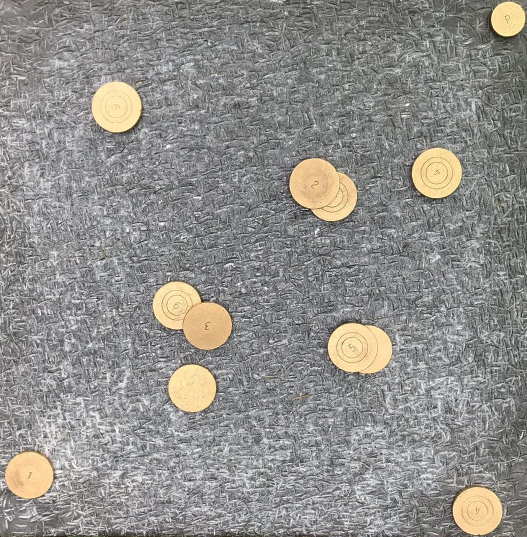
#> input picture palet_detector/input/photo1.jpeg, 1054 x 1074 px (shown at 1/2 size)
$ python max_entropy.py   (older library calls are emulated)
#> lines starting #> are read from the running program, lines starting #| are printed output that depends on the picture; after the words box and inside, x2 and y2 are one past the last pixel; in counts of white or black regions, pixels touching at a corner belong together
import math

import cv2
import numpy
from matplotlib import pyplot
from scipy.spatial import distance

MID_COLOR = (120, 120, 120)


def binarize_image(image):
    threshold = _get_threshold(image)
    image[image < threshold] = 0
    image[image >= threshold] = 255
    return image


def _get_threshold(image):
    pixel_intensity_histogram = numpy.histogram(image, bins=256, range=(0, 256))[0]
    threshold = _max_entropy(pixel_intensity_histogram)

    # pyplot.plot(pixel_intensity_histogram)
    # pyplot.axvline(x=threshold, color='r')
    # pyplot.show()
    return threshold


def _max_entropy(histogram):
    """
    "A New Method for Gray-Level Picture Thresholding Using the Entropy of the Histogram"
    Kapur J.N., Sahoo P.K., and Wong A.K.C. (1985)
    https://github.com/zenr/ippy/blob/master/segmentation/max_entropy.py
    :param histogram: Sequence representing the histogram of the image
    :return threshold: Resulting maximum entropy threshold
    """
    cdf = histogram.astype(numpy.float).cumsum()
    non_null_bin_indexes = numpy.nonzero(histogram)[0]

    max_entropy, best_threshold = 0, 0
    for i in range(len(non_null_bin_indexes)):
        dark_histogram = histogram[non_null_bin_indexes[:i + 1]]
        number_of_pixel_in_dark_histogram = cdf[non_null_bin_indexes[i]]
        dark_entropy = _compute_entropy(dark_histogram, number_of_pixel_in_dark_histogram)

        bright_histogram = histogram[non_null_bin_indexes[i + 1:]]
        number_of_pixel_in_bright_histogram = cdf[-1] - cdf[non_null_bin_indexes[i]]
        bright_entropy = _compute_entropy(bright_histogram, number_of_pixel_in_bright_histogram)

        entropy = dark_entropy + bright_entropy
        if entropy > max_entropy:
            max_entropy, best_threshold = entropy, i + 1
    return best_threshold


def _compute_entropy(histogram, number_of_pixel_in_histogram):
    probability_density_function = histogram / number_of_pixel_in_histogram
    return -numpy.sum(probability_density_function * numpy.log(probability_density_function))


## Read image
img = cv2.imread('./input/photo1.jpeg')
#> img is the input picture: shape (1074, 1054, 3); mean B, G, R 138.9, 142.6, 144.6

## Convert HSV and gray
hsv = cv2.cvtColor(img, cv2.COLOR_BGR2HSV)
#> hsv: shape (1074, 1054, 3); mean H, S, V 76.4, 12.2, 146.2
gray = cv2.cvtColor(hsv, cv2.COLOR_BGR2GRAY)
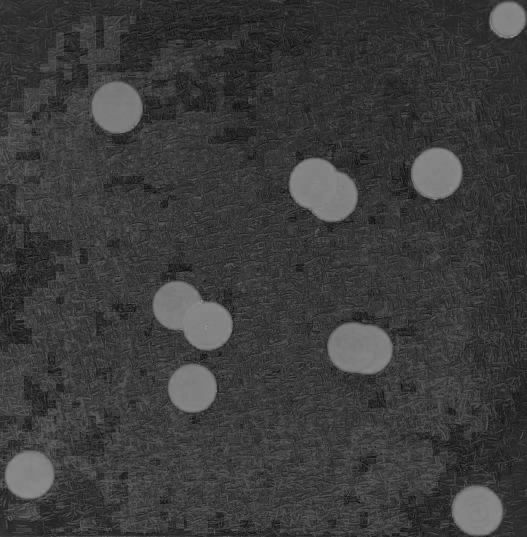
#> gray: shape (1074, 1054) (shown at 1/2 size); min 2, max 178, mean 59.6

## Binarize image
bin_img = binarize_image(gray)
#> in _get_threshold, `pixel_intensity_histogram = numpy.histogram(image, bins=256, range=(0,..`: pixel_intensity_histogram = 256 values, max 34783 at index 50, min 0 at index 0, mean 4421.9
#> in _max_entropy, `cdf = histogram.astype(numpy.float).cumsum()`: cdf = 256 values from 0 to 1131996
#> in _max_entropy, `non_null_bin_indexes = numpy.nonzero(histogram)[0]`: non_null_bin_indexes = 171 values from 2 to 178
#> the loop in _max_entropy, `for i in range(len(non_null_bin_indexes)):` made 171 passes
#> (dark_histogram, number_of_pixel_in_dark_histogram, dark_entropy, number_of_pixel_in_bright_histogram, bright_entropy, entropy, max_entropy) on passes 1 to 6: ([1], 1, 0, 1131995, 4.16, 4.16, 4.16), ([1, 1], 2, 0.693, 1131994, 4.16, 4.86, 4.86), ([1, 1, 2], 4, 1.04, 1131992, 4.16, 5.2, 5.2), ([1, 1, 2, 2], 6, 1.33, 1131990, 4.16, 5.49, 5.49), ([1, 1, 2, 2, 5], 11, 1.41, 1131985, 4.16, 5.58, 5.58), ([1, 1, 2, 2, 5, 3], 14, 1.63, 1131982, 4.16, 5.79, 5.79)
#> (dark_histogram, number_of_pixel_in_dark_histogram, dark_entropy, number_of_pixel_in_bright_histogram, bright_entropy, entropy, max_entropy) on passes 10, 12, 13, 15, 16: ([1, 1, 2, 2, 5, 3, 7, 17, 25, 29], 92, 1.76, 1131904, 4.16, 5.92, 5.92), ([1, 1, 2, 2, 5, 3, 7, 17, 25, 29, 65, 83], 240, 1.76, 1131756, 4.16, 5.93, 5.93), ([1, 1, 2, 2, 5, 3, 7, 17, 25, 29, 65, 83, 96], 336, 1.86, 1131660, 4.16, 6.02, 6.02), ([1, 1, 2, 2, 5, 3, 7, 17, 25, 29, 65, 83, 96, 203, 223], 762, 1.89, 1131234, 4.16, 6.05, 6.05), ([1, 1, 2, 2, 5, 3, 7, 17, 25, 29, 65, 83, 96, 203, 223, 299], 1061, 1.95, 1130935, 4.16, 6.11, 6.11)
#> after the loop in _max_entropy, `for i in range(len(non_null_bin_indexes)):`: best_threshold = 74; max_entropy = 7.44
#> in _get_threshold, `threshold = _max_entropy(pixel_intensity_histogram)`: threshold = 74
#> in binarize_image, `image[image < threshold] = 0`:
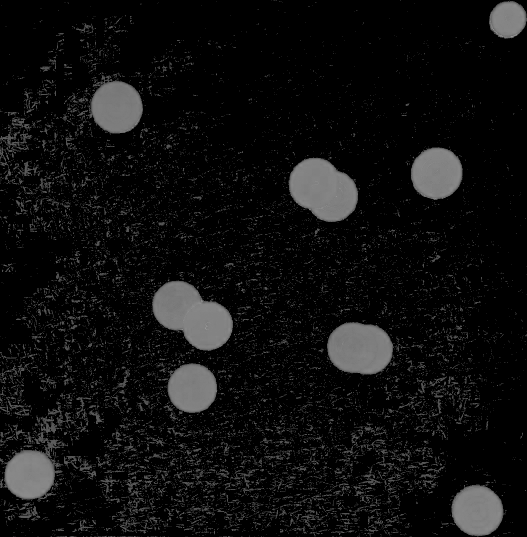
#> image: shape (1074, 1054) (shown at 1/2 size); min 0, max 178, mean 15.1
#> in binarize_image, `image[image >= threshold] = 255`:
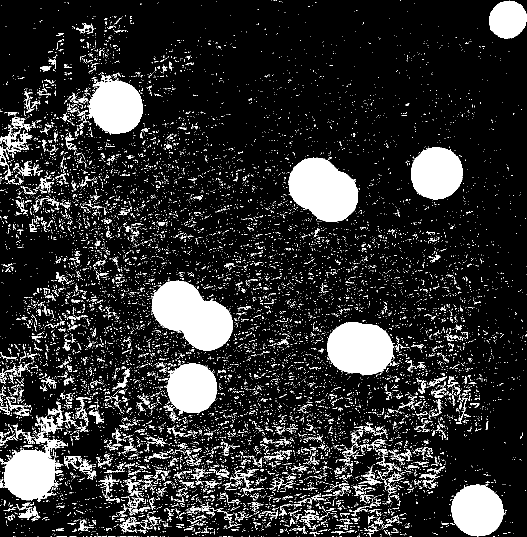
#> image: shape (1074, 1054) (shown at 1/2 size); 14.7% white; 13427 white regions (12695 under 20 px), largest, box (x1, y1, x2, y2) and area: (304, 561, 466, 702) 14547, (577, 315, 716, 445) 12918, (654, 644, 790, 752) 11172

## Blur image
non_noised = cv2.fastNlMeansDenoising(bin_img)
blurred = cv2.medianBlur(non_noised, 27)
#> blurred: shape (1074, 1054); 7.7% white; 16 white regions (3 under 20 px)

## Find contours
blurred, contours, hierarchy = cv2.findContours(blurred, cv2.RETR_TREE, cv2.CHAIN_APPROX_SIMPLE)
#> contours = 16 contours, 3 with area under 20; largest, box (x1, y1, x2, y2) and area: (304, 561, 467, 701) 14475, (577, 316, 716, 444) 12635, (653, 645, 789, 749) 11045, (4, 881, 116, 1005) 9210, (175, 157, 285, 267) 9008
palet_area = [cv2.contourArea(c) for c in contours]
#> palet_area = [0, 1, 48, 8165.5, 9209.5, 498.5, 7931, 11045, 14475, 12635, 8238.5, 122.5, 5.5, 156.5, 9008.5, 4146.5]
sorted_area = sorted(zip(palet_area, contours), key=lambda x: x[0], reverse=True)
#> sorted_area = 16 items
largest_contours = [area[1] for area in sorted_area if area[0] > 2000]
#> largest_contours = 9 contours; largest, box (x1, y1, x2, y2) and area: (304, 561, 467, 701) 14475, (577, 316, 716, 444) 12635, (653, 645, 789, 749) 11045, (4, 881, 116, 1005) 9210, (175, 157, 285, 267) 9008
cv2.drawContours(blurred, largest_contours, -1, MID_COLOR, thickness=7)
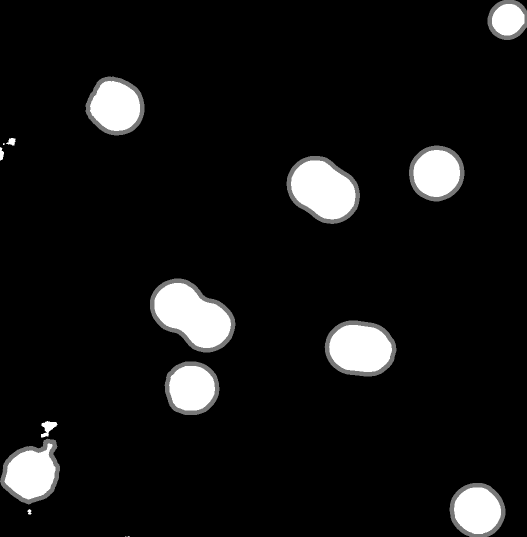
#> blurred: shape (1074, 1054) (shown at 1/2 size); min 0, max 255, mean 19.2

## Find centers
centers = []
for contour in largest_contours:
    cX, cY = int(contour[:, :, 0].mean()), int(contour[:, :, 1].mean())
    cv2.circle(blurred, (cX, cY), 7, MID_COLOR, -1)
    centers.append((cX, cY))
#> this loop made 9 passes
#> (cX, cY) on passes 1 to 9: (385, 629), (644, 381), (719, 696), (64, 940), (228, 208), (872, 348), (955, 1020), (380, 775), (1010, 39)
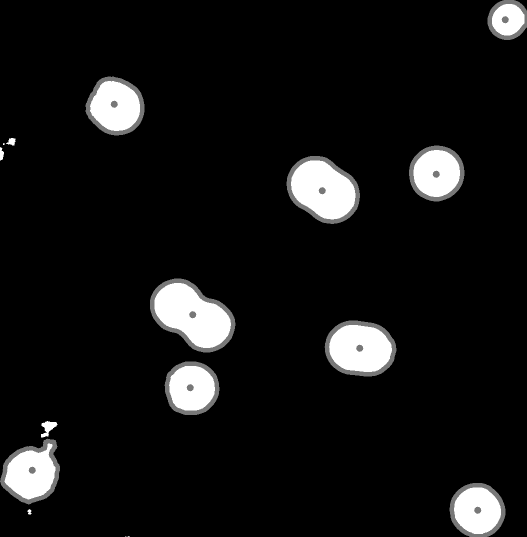
#> blurred: shape (1074, 1054) (shown at 1/2 size); 0.12% of pixels changed, all inside (x1, y1, x2, y2) = (57, 32, 1018, 1028)
#> after the loop, centers = [(385, 629), (644, 381), (719, 696), (64, 940), (228, 208), (872, 348), (955, 1020), (380, 775), (1010, 39)]

## Compute dist
min_dist = math.inf
for center in centers[:-1]:
    cv2.line(blurred, center, centers[-1], MID_COLOR, 2)
    dist = distance.euclidean(center, centers[-1])
    if min_dist > dist:
        min_dist = dist
        min_dist_center = center
    cv2.putText(blurred, '{:.1f}in'.format(dist), center, cv2.FONT_HERSHEY_SIMPLEX, 0.55, MID_COLOR, 5)
#> this loop made 8 passes
#> (dist, min_dist, min_dist_center) on passes 1, 2, 6: (859.5, 859.5, (385, 629)), (500.9, 500.9, (644, 381)), (338.4, 338.4, (872, 348))
#> (center, dist) on passes 3, 4, 5, 7, 8: ((719, 696), 718.6), ((64, 940), 1306.4), ((228, 208), 800.1), ((955, 1020), 982.5), ((380, 775), 968.8)
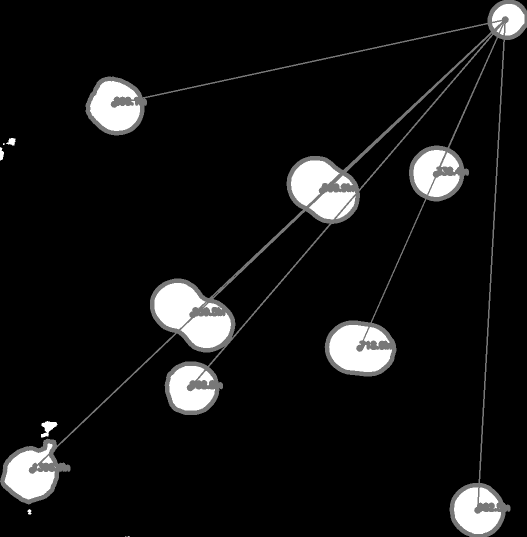
#> blurred: shape (1074, 1054) (shown at 1/2 size); 1.97% of pixels changed, all inside (x1, y1, x2, y2) = (64, 40, 1021, 1024)
#> after the loop, min_dist = 338.4
cv2.line(blurred, min_dist_center, centers[-1], (250, 20, 250), 5)
cv2.putText(blurred, 'WINNER', min_dist_center, cv2.FONT_HERSHEY_SIMPLEX, 0.55, MID_COLOR, 20)
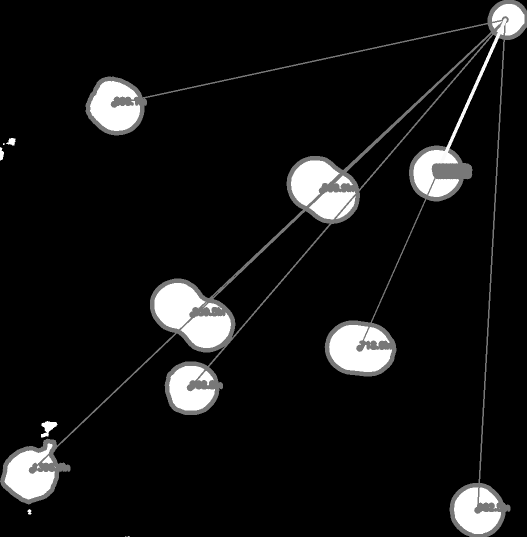
#> blurred: shape (1074, 1054) (shown at 1/2 size); min 0, max 255, mean 19.9

## Write image
cv2.imwrite('./result/max_entropy.png', blurred)
pyplot.imshow(blurred)
pyplot.show()

$ run again, with palet_detector/input/photo2.jpeg copied over palet_detector/input/photo1.jpeg
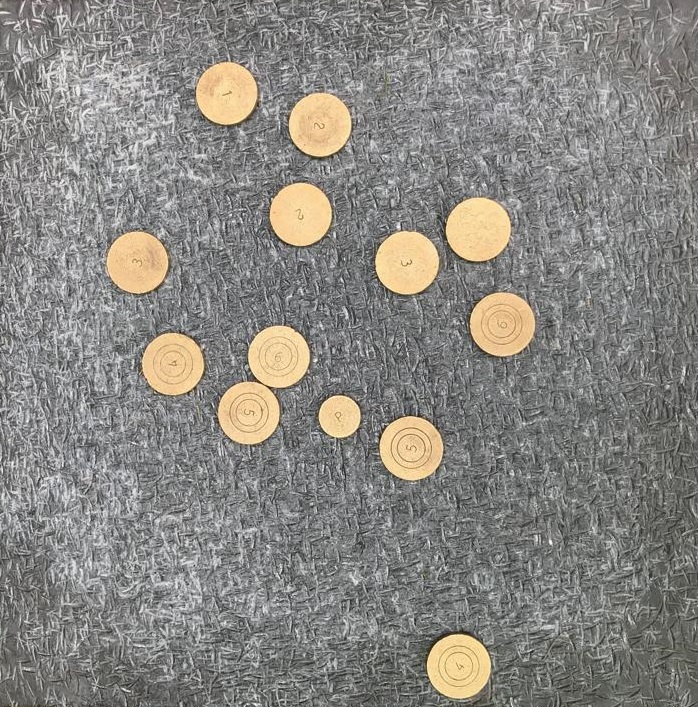
#> input picture palet_detector/input/photo2.jpeg, 698 x 707 px
#> img is the input picture: shape (707, 698, 3); mean B, G, R 129.8, 134.7, 137
#> hsv: shape (707, 698, 3); mean H, S, V 55.7, 13.1, 138.3
#> pixel_intensity_histogram = 256 values, max 18358 at index 45, min 0 at index 0, mean 1927.7
#> cdf = 256 values from 0 to 493486
#> non_null_bin_indexes = 153 values from 7 to 171
#> the loop in _max_entropy, `for i in range(len(non_null_bin_indexes)):` made 153 passes
#> (dark_histogram, number_of_pixel_in_dark_histogram, dark_entropy, number_of_pixel_in_bright_histogram, bright_entropy, entropy, max_entropy) on passes 1 to 3: ([1], 1, 0, 493485, 4.07, 4.07, 4.07), ([1, 1], 2, 0.693, 493484, 4.07, 4.76, 4.76), ([1, 1, 6], 8, 0.736, 493478, 4.07, 4.81, 4.81)
#> after the loop in _max_entropy, `for i in range(len(non_null_bin_indexes)):`: best_threshold = 61; max_entropy = 7.36
#> in _get_threshold, `threshold = _max_entropy(pixel_intensity_histogram)`: threshold = 61
#> in binarize_image, `image[image >= threshold] = 255`:
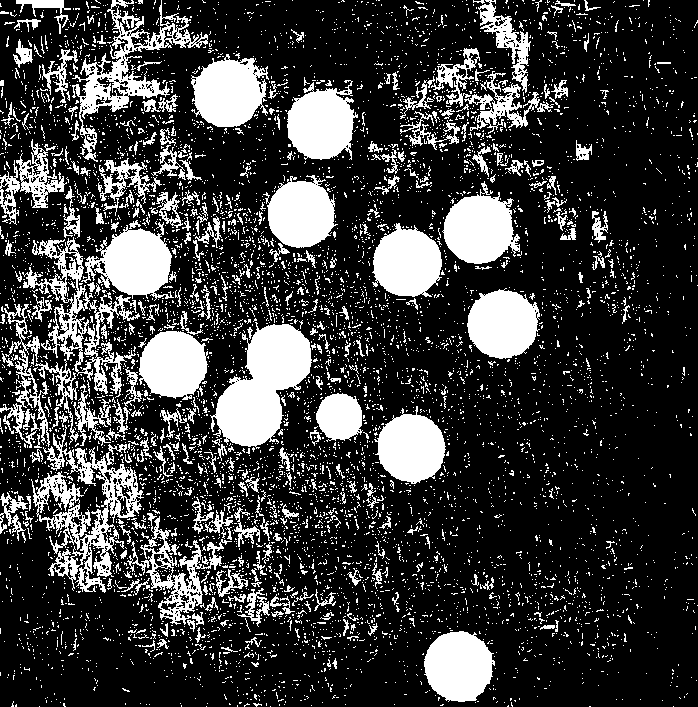
#> image: shape (707, 698); 22.9% white; 6930 white regions (6580 under 20 px), largest, box (x1, y1, x2, y2) and area: (210, 322, 312, 449) 7121, (31, 425, 144, 593) 5626, (72, 0, 208, 162) 4318
#> contours = 58 contours, 28 with area under 20; largest, box (x1, y1, x2, y2) and area: (373, 193, 516, 298) 7804, (214, 322, 315, 448) 7391, (57, 225, 172, 302) 5141, (41, 453, 135, 582) 4722, (133, 326, 207, 400) 3893
#> palet_area = 58 values, max 7803.5 at index 39, min 0 at index 1, mean 1072.9
#> sorted_area = 58 items
#> largest_contours = 12 contours; largest, box (x1, y1, x2, y2) and area: (373, 193, 516, 298) 7804, (214, 322, 315, 448) 7391, (57, 225, 172, 302) 5141, (41, 453, 135, 582) 4722, (133, 326, 207, 400) 3893
#> the loop `for contour in largest_contours:` made 12 passes
#> (cX, cY) on passes 1 to 8: (442, 245), (263, 383), (109, 268), (87, 505), (168, 363), (231, 92), (320, 121), (299, 213)
#> after the loop `for contour in largest_contours:`: centers = [(442, 245), (263, 383), (109, 268), (87, 505), (168, 363), (231, 92), (320, 121), (299, 213), (502, 322), (411, 447), (459, 665), (119, 72)]
#> the loop `for center in centers[:-1]:` made 11 passes
#> (dist, min_dist, min_dist_center) on passes 1, 2, 3, 6: (366.4, 366.4, (442, 245)), (342.7, 342.7, (263, 383)), (196.3, 196.3, (109, 268)), (113.8, 113.8, (231, 92))
#> after the loop `for center in centers[:-1]:`: min_dist = 113.8
#> `cv2.putText(blurred, 'WINNER', min_dist_center, cv2.FONT_HERSHEY_SIMPL..`:
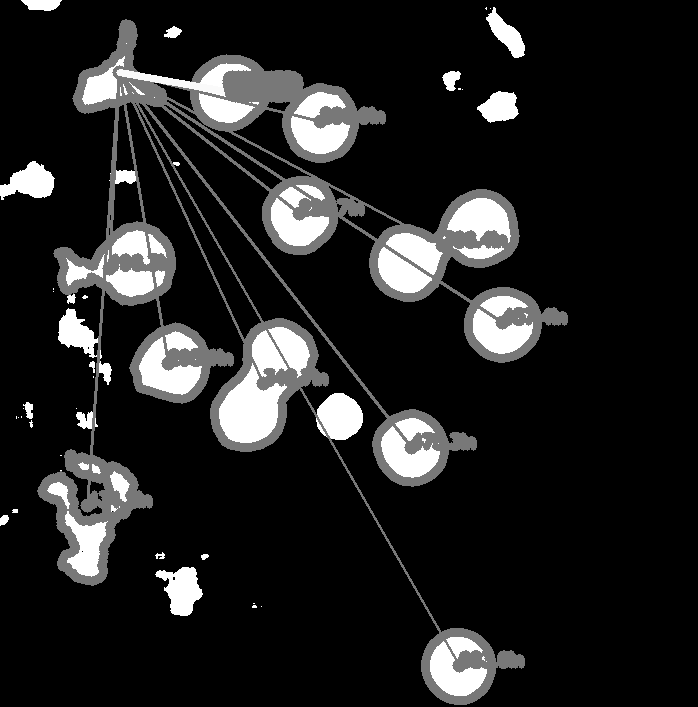
#> blurred: shape (707, 698); min 0, max 255, mean 32.7

$ run again, with palet_detector/input/photo3.jpeg copied over palet_detector/input/photo1.jpeg
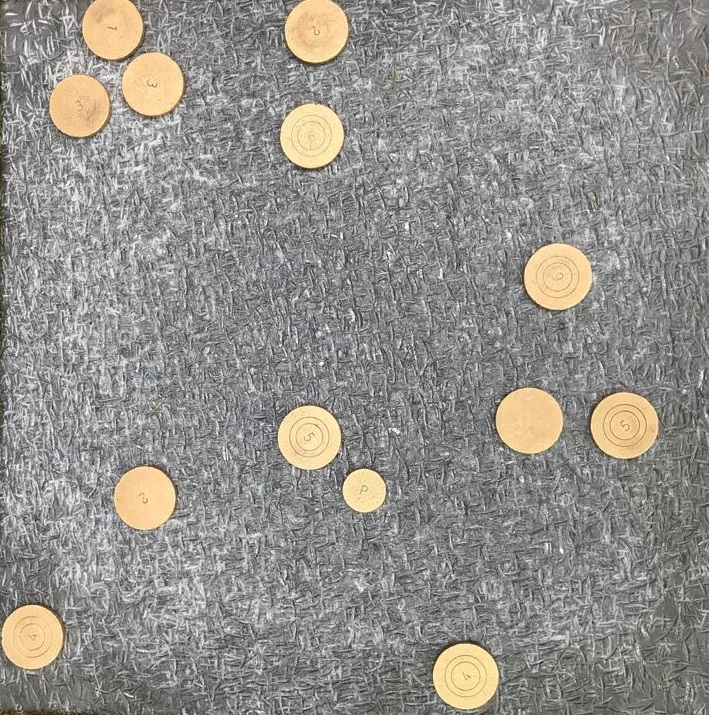
#> input picture palet_detector/input/photo3.jpeg, 709 x 715 px
#> img is the input picture: shape (715, 709, 3); mean B, G, R 139.7, 144.6, 146.9
#> hsv: shape (715, 709, 3); mean H, S, V 62.8, 13.2, 148.3
#> pixel_intensity_histogram = 256 values, max 16402 at index 50, min 0 at index 0, mean 1980.2
#> cdf = 256 values from 0 to 506935
#> non_null_bin_indexes = 139 values from 10 to 165
#> the loop in _max_entropy, `for i in range(len(non_null_bin_indexes)):` made 139 passes
#> (dark_histogram, number_of_pixel_in_dark_histogram, dark_entropy, number_of_pixel_in_bright_histogram, bright_entropy, entropy, max_entropy) on passes 1, 2, 3, 5: ([1], 1, 0, 506934, 4.08, 4.08, 4.08), ([1, 1], 2, 0.693, 506933, 4.08, 4.78, 4.78), ([1, 1, 1], 3, 1.1, 506932, 4.08, 5.18, 5.18), ([1, 1, 1, 5, 2], 10, 1.36, 506925, 4.08, 5.44, 5.44)
#> after the loop in _max_entropy, `for i in range(len(non_null_bin_indexes)):`: best_threshold = 63; max_entropy = 7.43
#> in _get_threshold, `threshold = _max_entropy(pixel_intensity_histogram)`: threshold = 63
#> in binarize_image, `image[image >= threshold] = 255`:
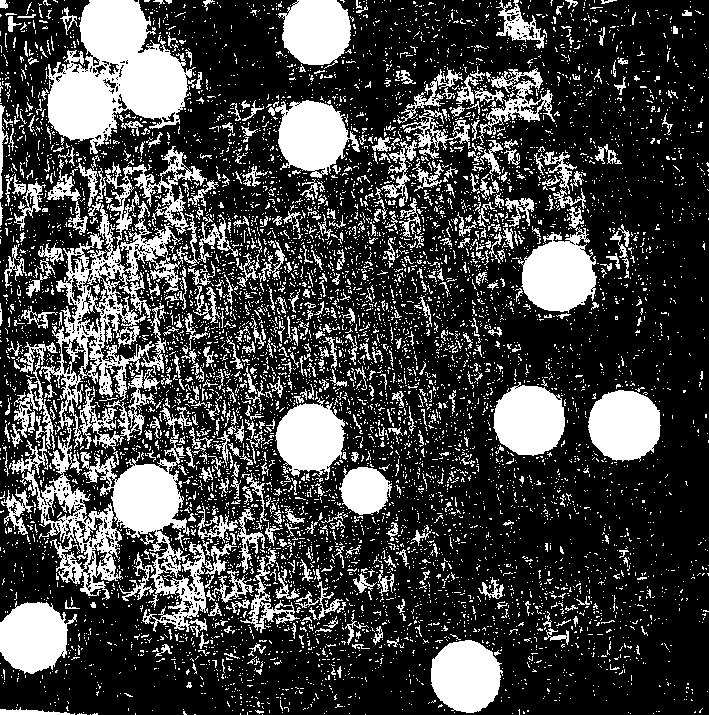
#> image: shape (715, 709); 26.8% white; 7963 white regions (7415 under 20 px), largest, box (x1, y1, x2, y2) and area: (20, 146, 207, 600) 15735, (46, 0, 196, 154) 12634, (80, 398, 213, 632) 7975
#> contours = 62 contours, 31 with area under 20; largest, box (x1, y1, x2, y2) and area: (44, 0, 192, 143) 13668, (34, 461, 183, 586) 8786, (62, 210, 174, 396) 8264, (521, 234, 597, 313) 4379, (277, 101, 353, 177) 4178
#> palet_area = 62 values, max 13668 at index 60, min 0 at index 3, mean 1149
#> sorted_area = 62 items
#> largest_contours = 12 contours; largest, box (x1, y1, x2, y2) and area: (44, 0, 192, 143) 13668, (34, 461, 183, 586) 8786, (62, 210, 174, 396) 8264, (521, 234, 597, 313) 4379, (277, 101, 353, 177) 4178
#> the loop `for contour in largest_contours:` made 12 passes
#> (cX, cY) on passes 1 to 8: (113, 80), (102, 513), (119, 304), (561, 273), (313, 138), (311, 439), (528, 421), (623, 423)
#> after the loop `for contour in largest_contours:`: centers = [(113, 80), (102, 513), (119, 304), (561, 273), (313, 138), (311, 439), (528, 421), (623, 423), (465, 674), (316, 35), (36, 635), (182, 581)]
#> the loop `for center in centers[:-1]:` made 11 passes
#> (dist, min_dist, min_dist_center) on passes 1 to 2: (505.7, 505.7, (113, 80)), (105, 105, (102, 513))
#> after the loop `for center in centers[:-1]:`: min_dist = 105
#> `cv2.putText(blurred, 'WINNER', min_dist_center, cv2.FONT_HERSHEY_SIMPL..`:
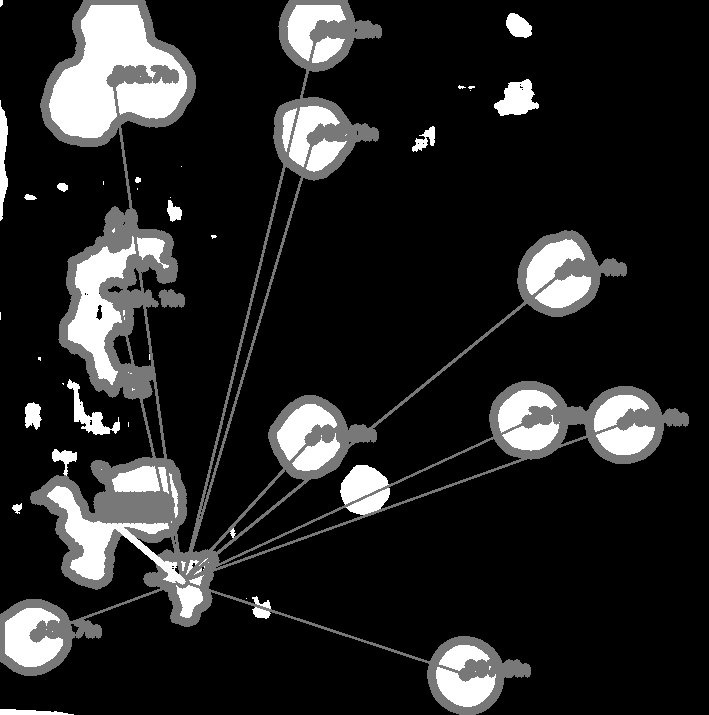
#> blurred: shape (715, 709); min 0, max 255, mean 36.2
